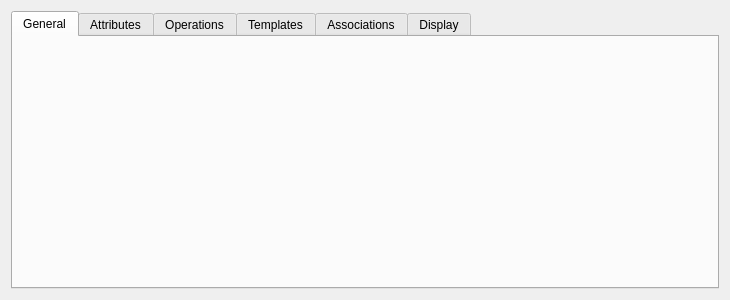
<?xml version="1.0" encoding="UTF-8"?>
<ui version="4.0">
 <class>ClassTabGroup</class>
 <widget class="QWidget" name="ClassTabGroup">
  <property name="geometry">
   <rect>
    <x>0</x>
    <y>0</y>
    <width>730</width>
    <height>300</height>
   </rect>
  </property>
  <property name="windowTitle">
   <string>ClassTabGroup</string>
  </property>
  <layout class="QGridLayout" name="gridLayout">
   <item row="0" column="0">
    <widget class="QTabWidget" name="m_pTabW">
     <property name="currentIndex">
      <number>0</number>
     </property>
     <widget class="QWidget" name="m_pGeneralTab">
      <attribute name="title">
       <string>General</string>
      </attribute>
      <layout class="QVBoxLayout" name="verticalLayout">
       <item>
        <widget class="ClassGeneral" name="widget" native="true"/>
       </item>
      </layout>
     </widget>
     <widget class="QWidget" name="m_pAttributesTab">
      <attribute name="title">
       <string>Attributes</string>
      </attribute>
      <layout class="QVBoxLayout" name="verticalLayout_2">
       <item>
        <widget class="ClassAttributes" name="widget_2" native="true"/>
       </item>
      </layout>
     </widget>
     <widget class="QWidget" name="m_pOperationsTab">
      <attribute name="title">
       <string>Operations</string>
      </attribute>
      <layout class="QVBoxLayout" name="verticalLayout_3">
       <item>
        <widget class="ClassOperations" name="widget_3" native="true"/>
       </item>
      </layout>
     </widget>
     <widget class="QWidget" name="m_pTemplatesTab">
      <attribute name="title">
       <string>Templates</string>
      </attribute>
      <layout class="QVBoxLayout" name="verticalLayout_4">
       <item>
        <widget class="ClassTemplates" name="widget_4" native="true"/>
       </item>
      </layout>
     </widget>
     <widget class="QWidget" name="m_pAssociationsTab">
      <attribute name="title">
       <string>Associations</string>
      </attribute>
      <layout class="QVBoxLayout" name="verticalLayout_5">
       <item>
        <widget class="ClassAssoc" name="widget_5" native="true"/>
       </item>
      </layout>
     </widget>
     <widget class="QWidget" name="m_pDisplayTab">
      <attribute name="title">
       <string>Display</string>
      </attribute>
      <layout class="QVBoxLayout" name="verticalLayout_6">
       <item>
        <widget class="ClassDisplay" name="widget_6" native="true"/>
       </item>
      </layout>
     </widget>
    </widget>
   </item>
  </layout>
 </widget>
 <customwidgets>
  <customwidget>
   <class>ClassGeneral</class>
   <extends>QWidget</extends>
   <header>dock/pages/controller/classgeneral.h</header>
   <container>1</container>
  </customwidget>
  <customwidget>
   <class>ClassAttributes</class>
   <extends>QWidget</extends>
   <header>dock/pages/controller/classattributes.h</header>
   <container>1</container>
  </customwidget>
  <customwidget>
   <class>ClassOperations</class>
   <extends>QWidget</extends>
   <header>dock/pages/controller/classoperations.h</header>
   <container>1</container>
  </customwidget>
  <customwidget>
   <class>ClassTemplates</class>
   <extends>QWidget</extends>
   <header>dock/pages/controller/classtemplates.h</header>
   <container>1</container>
  </customwidget>
  <customwidget>
   <class>ClassAssoc</class>
   <extends>QWidget</extends>
   <header>dock/pages/controller/classassoc.h</header>
   <container>1</container>
  </customwidget>
  <customwidget>
   <class>ClassDisplay</class>
   <extends>QWidget</extends>
   <header>dock/pages/controller/classdisplay.h</header>
   <container>1</container>
  </customwidget>
 </customwidgets>
 <resources/>
 <connections/>
</ui>
